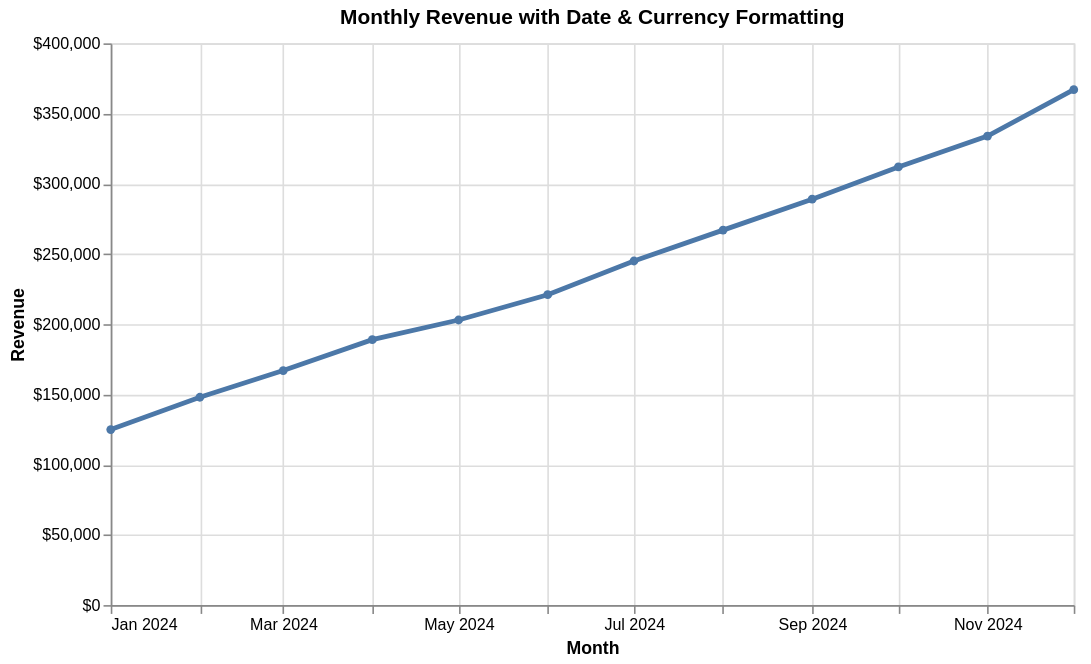

The Vega-Lite source for this figure:
### Vega-Lite specification from a JSON file in a GitHub repository (floating-point values rounded to 4 significant figures)
{"$schema": "https://vega.github.io/schema/vega-lite/v6.json", "description": "Sales data with formatted dates and currency", "width": 600, "height": 350, "data": {"values": [{"date": "2024-01-01", "revenue": 125000, "orders": 450}, {"date": "2024-02-01", "revenue": 148000, "orders": 523}, {"date": "2024-03-01", "revenue": 167000, "orders": 601}, {"date": "2024-04-01", "revenue": 189000, "orders": 678}, {"date": "2024-05-01", "revenue": 203000, "orders": 734}, {"date": "2024-06-01", "revenue": 221000, "orders": 789}, {"date": "2024-07-01", "revenue": 245000, "orders": 856}, {"date": "2024-08-01", "revenue": 267000, "orders": 912}, {"date": "2024-09-01", "revenue": 289000, "orders": 978}, {"date": "2024-10-01", "revenue": 312000, "orders": 1045}, {"date": "2024-11-01", "revenue": 334000, "orders": 1123}, {"date": "2024-12-01", "revenue": 367000, "orders": 1201}]}, "mark": {"type": "line", "point": true, "strokeWidth": 3}, "encoding": {"x": {"field": "date", "type": "temporal", "axis": {"title": "Month", "format": "%b %Y"}}, "y": {"field": "revenue", "type": "quantitative", "axis": {"title": "Revenue", "format": "$,.0f"}}}, "title": "Monthly Revenue with Date & Currency Formatting"}
